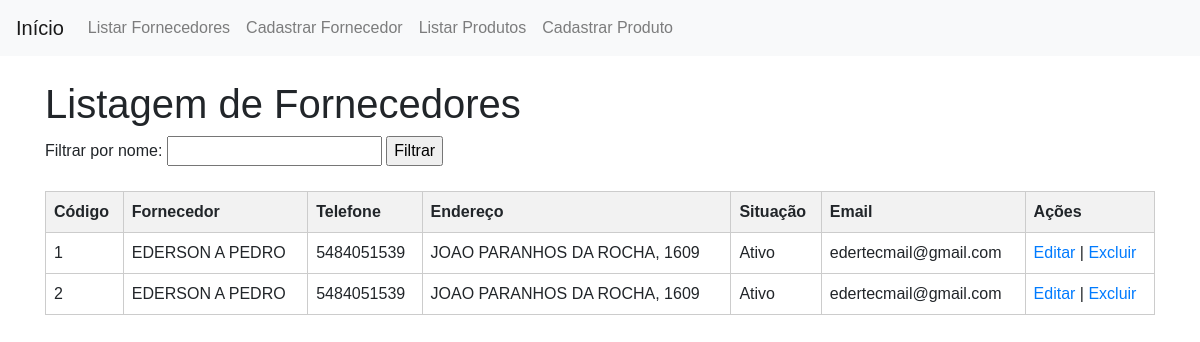
The app's page /fornecedor/fornecedores/listar, older data.
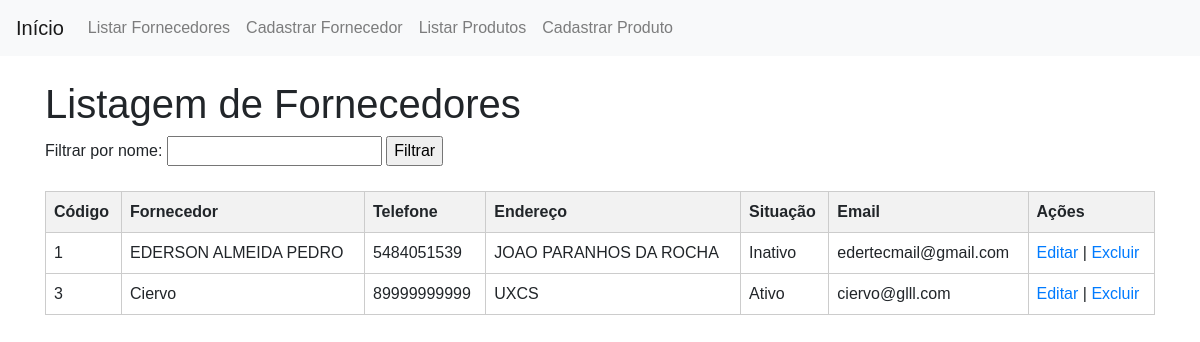
The same page, newer data.
### models/fornecedor.py (models this page shows, shortened)
class Fornecedor(db.Model):
    __tablename__ = 'fornecedores'
    codigo = Column(Integer, primary_key=True, autoincrement=True)
    fornecedor = Column(String(100), nullable=False)
    telefone = Column(String(15), nullable=True)
    endereco = Column(String(200), nullable=True)
    situacao = Column(Boolean, default=True)
    email = Column(String(100), nullable=True)

### views/fornecedor_views.py (the view)
@fornecedor_blueprint.route('/fornecedores/listar', methods=['GET'])
def listar_fornecedores():
    fornecedores = Fornecedor.query.all()
    return render_template('fornecedor/listar.html', fornecedores=fornecedores)

### templates/fornecedor/listar.html (shortened to what this page needs)
{% extends "base.html" %}
{% block content %}
    <h1>Listagem de Fornecedores</h1>
    <div>
        <form action="{{ url_for('fornecedor.listar_fornecedores') }}" method="get">
            <label for="filtro">Filtrar por nome:</label>
            <input type="text" id="filtro" name="filtro">
            <input type="submit" value="Filtrar">
        </form>
    </div>
    <table>
        <thead>
            <tr>
                <th>Código</th>
                <th>Fornecedor</th>
                <th>Telefone</th>
                <th>Endereço</th>
                <th>Situação</th>
                <th>Email</th>
                <th>Ações</th>
            </tr>
        </thead>
        <tbody>
            {% for fornecedor in fornecedores %}
                <tr>
                    <td>{{ fornecedor.codigo }}</td>
                    <td>{{ fornecedor.fornecedor }}</td>
                    <td>{{ fornecedor.telefone }}</td>
                    <td>{{ fornecedor.endereco }}</td>
                    <td>{{ 'Ativo' if fornecedor.situacao else 'Inativo' }}</td>
                    <td>{{ fornecedor.email }}</td>
                    <td>
                        <a href="{{ url_for('fornecedor.editar_fornecedor', codigo=fornecedor.codigo) }}">Editar</a> |
                        <a href="{{ url_for('fornecedor.excluir_fornecedor', codigo=fornecedor.codigo) }}">Excluir</a>
                    </td>
                </tr>
            {% endfor %}
        </tbody>
    </table>
{% endblock %}

### templates/base.html (shortened to what this page needs)
<!DOCTYPE html>
<html lang="pt-BR">
<head>
    <link href="https://maxcdn.bootstrapcdn.com/bootstrap/4.5.2/css/bootstrap.min.css" rel="stylesheet">
</head>
<body>
    <nav class="navbar navbar-expand-lg navbar-light bg-light">
        <a class="navbar-brand" href="/">Início</a>
        <div class="collapse navbar-collapse" id="navbarNav">
            <ul class="navbar-nav">
                <li class="nav-item">
                    <a class="nav-link" href="/fornecedor/fornecedores/listar">Listar Fornecedores</a>
                </li>
                <li class="nav-item">
                    <a class="nav-link" href="/fornecedor/fornecedores/cadastrar">Cadastrar Fornecedor</a>
                </li>
                <li class="nav-item">
                    <a class="nav-link" href="/produto/produtos/listar">Listar Produtos</a>
                </li>
                <li class="nav-item">
                    <a class="nav-link" href="/produto/produtos/cadastrar">Cadastrar Produto</a>
                </li>
            </ul>
        </div>
    </nav>
    <div class="container mt-4">
        {% block content %}
        {% endblock %}
    </div>
</body>
</html>

### templates/fornecedor/listar.html (style rules this page uses)
body { font-family: Arial, sans-serif; }
table { width: 100%; border-collapse: collapse; margin-top: 20px; }
th, td { border: 1px solid #ccc; text-align: left; padding: 8px; }
th { background-color: #f2f2f2; }

Row changes from the older to the newer data that the page shows:
removed Fornecedor: codigo "2", fornecedor "EDERSON A PEDRO", telefone "5484051539", endereco "JOAO PARANHOS DA ROCHA, 1609", situacao "Ativo", email "edertecmail@gmail.com"
changed Fornecedor "edertecmail@gmail.com": fornecedor "EDERSON A PEDRO" → "EDERSON ALMEIDA PEDRO"; endereco "JOAO PARANHOS DA ROCHA, 1609" → "JOAO PARANHOS DA ROCHA"; situacao "Ativo" → "Inativo"
added Fornecedor: codigo "3", fornecedor "Ciervo", telefone "89999999999", endereco "UXCS", situacao "Ativo", email "ciervo@glll.com"
